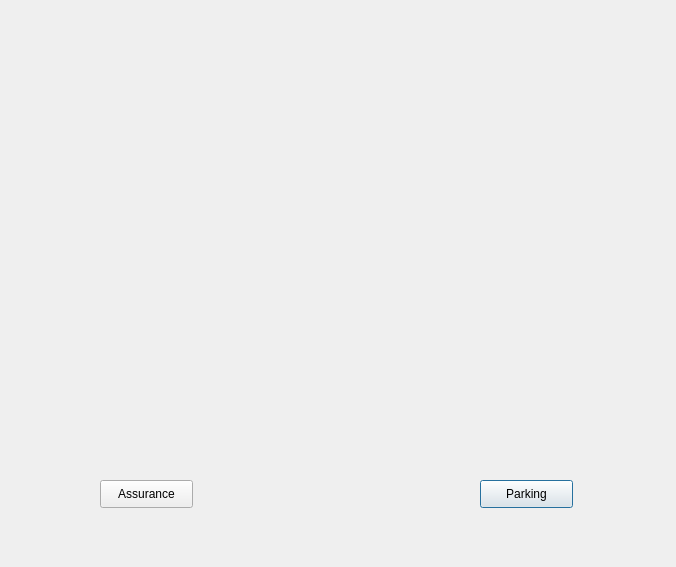
<?xml version="1.0" encoding="UTF-8"?>
<ui version="4.0">
 <class>admin</class>
 <widget class="QDialog" name="admin">
  <property name="geometry">
   <rect>
    <x>0</x>
    <y>0</y>
    <width>676</width>
    <height>567</height>
   </rect>
  </property>
  <property name="windowTitle">
   <string>Dialog</string>
  </property>
  <widget class="QLabel" name="label">
   <property name="geometry">
    <rect>
     <x>0</x>
     <y>0</y>
     <width>701</width>
     <height>571</height>
    </rect>
   </property>
   <property name="styleSheet">
    <string notr="true">border-image: url(:/image/image/be-our-service.jpg);</string>
   </property>
   <property name="text">
    <string/>
   </property>
  </widget>
  <widget class="QPushButton" name="parking1">
   <property name="geometry">
    <rect>
     <x>480</x>
     <y>480</y>
     <width>93</width>
     <height>28</height>
    </rect>
   </property>
   <property name="text">
    <string>Parking</string>
   </property>
  </widget>
  <widget class="QLabel" name="label_2">
   <property name="geometry">
    <rect>
     <x>70</x>
     <y>330</y>
     <width>161</width>
     <height>141</height>
    </rect>
   </property>
   <property name="styleSheet">
    <string notr="true">border-image: url(:/image/image/b49ffd_500b234dccd544ec85f111c9702ef44e_mv2.jpg);</string>
   </property>
   <property name="text">
    <string/>
   </property>
  </widget>
  <widget class="QPushButton" name="assurance">
   <property name="geometry">
    <rect>
     <x>100</x>
     <y>480</y>
     <width>93</width>
     <height>28</height>
    </rect>
   </property>
   <property name="text">
    <string>Assurance</string>
   </property>
  </widget>
  <widget class="QLabel" name="label_4">
   <property name="geometry">
    <rect>
     <x>440</x>
     <y>320</y>
     <width>171</width>
     <height>141</height>
    </rect>
   </property>
   <property name="styleSheet">
    <string notr="true">border-image: url(:/image/image/parking-dentreprise-e1561984478242.jpg);</string>
   </property>
   <property name="text">
    <string/>
   </property>
  </widget>
 </widget>
 <resources/>
 <connections/>
</ui>
